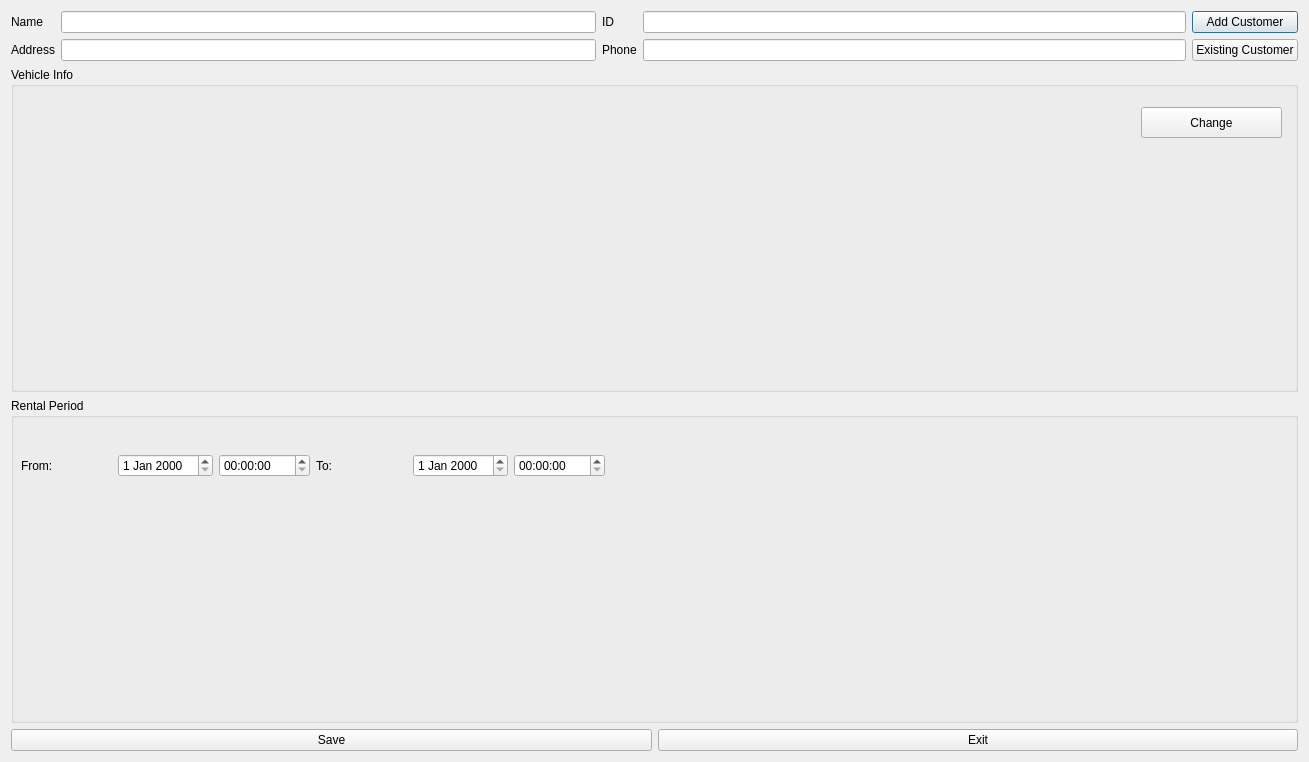
<?xml version="1.0" encoding="UTF-8"?>
<ui version="4.0">
 <class>RentForm</class>
 <widget class="QDialog" name="RentForm">
  <property name="geometry">
   <rect>
    <x>0</x>
    <y>0</y>
    <width>1309</width>
    <height>762</height>
   </rect>
  </property>
  <property name="windowTitle">
   <string>Dialog</string>
  </property>
  <layout class="QVBoxLayout" name="verticalLayout_3">
   <item>
    <layout class="QHBoxLayout" name="horizontalLayout">
     <item>
      <layout class="QFormLayout" name="formLayout">
       <item row="0" column="0">
        <widget class="QLabel" name="label">
         <property name="text">
          <string>Name</string>
         </property>
        </widget>
       </item>
       <item row="0" column="1">
        <widget class="QLineEdit" name="txtName"/>
       </item>
       <item row="1" column="0">
        <widget class="QLabel" name="label_2">
         <property name="text">
          <string>Address</string>
         </property>
        </widget>
       </item>
       <item row="1" column="1">
        <widget class="QLineEdit" name="txtAddress"/>
       </item>
      </layout>
     </item>
     <item>
      <layout class="QFormLayout" name="formLayout_2">
       <item row="0" column="0">
        <widget class="QLabel" name="label_3">
         <property name="text">
          <string>ID</string>
         </property>
        </widget>
       </item>
       <item row="0" column="1">
        <widget class="QLineEdit" name="txtId"/>
       </item>
       <item row="1" column="0">
        <widget class="QLabel" name="label_4">
         <property name="text">
          <string>Phone</string>
         </property>
        </widget>
       </item>
       <item row="1" column="1">
        <widget class="QLineEdit" name="txtPhone"/>
       </item>
      </layout>
     </item>
     <item>
      <layout class="QVBoxLayout" name="verticalLayout">
       <item>
        <widget class="QPushButton" name="btnAddCustomer">
         <property name="text">
          <string>Add Customer</string>
         </property>
        </widget>
       </item>
       <item>
        <widget class="QPushButton" name="btnExistingCustomer">
         <property name="text">
          <string>Existing Customer</string>
         </property>
        </widget>
       </item>
      </layout>
     </item>
    </layout>
   </item>
   <item>
    <layout class="QVBoxLayout" name="verticalLayout_2">
     <item>
      <widget class="QGroupBox" name="groupBox">
       <property name="title">
        <string>Vehicle Info</string>
       </property>
       <widget class="QPushButton" name="btnChangeVehicle">
        <property name="geometry">
         <rect>
          <x>1130</x>
          <y>40</y>
          <width>141</width>
          <height>31</height>
         </rect>
        </property>
        <property name="text">
         <string>Change</string>
        </property>
       </widget>
      </widget>
     </item>
     <item>
      <widget class="QGroupBox" name="groupBox_2">
       <property name="title">
        <string>Rental Period</string>
       </property>
       <widget class="QWidget" name="layoutWidget">
        <property name="geometry">
         <rect>
          <x>10</x>
          <y>50</y>
          <width>584</width>
          <height>35</height>
         </rect>
        </property>
        <layout class="QHBoxLayout" name="horizontalLayout_2">
         <item>
          <widget class="QLabel" name="label_5">
           <property name="text">
            <string>From:</string>
           </property>
          </widget>
         </item>
         <item>
          <widget class="QDateEdit" name="dateFrom"/>
         </item>
         <item>
          <widget class="QTimeEdit" name="timeFrom"/>
         </item>
         <item>
          <widget class="QLabel" name="label_6">
           <property name="text">
            <string>To:</string>
           </property>
          </widget>
         </item>
         <item>
          <widget class="QDateEdit" name="dateTo"/>
         </item>
         <item>
          <widget class="QTimeEdit" name="timeTo"/>
         </item>
        </layout>
       </widget>
      </widget>
     </item>
    </layout>
   </item>
   <item>
    <layout class="QHBoxLayout" name="horizontalLayout_3">
     <item>
      <widget class="QPushButton" name="pushButton">
       <property name="text">
        <string>Save</string>
       </property>
      </widget>
     </item>
     <item>
      <widget class="QPushButton" name="pushButton_2">
       <property name="text">
        <string>Exit</string>
       </property>
      </widget>
     </item>
    </layout>
   </item>
  </layout>
 </widget>
 <resources/>
 <connections/>
</ui>
